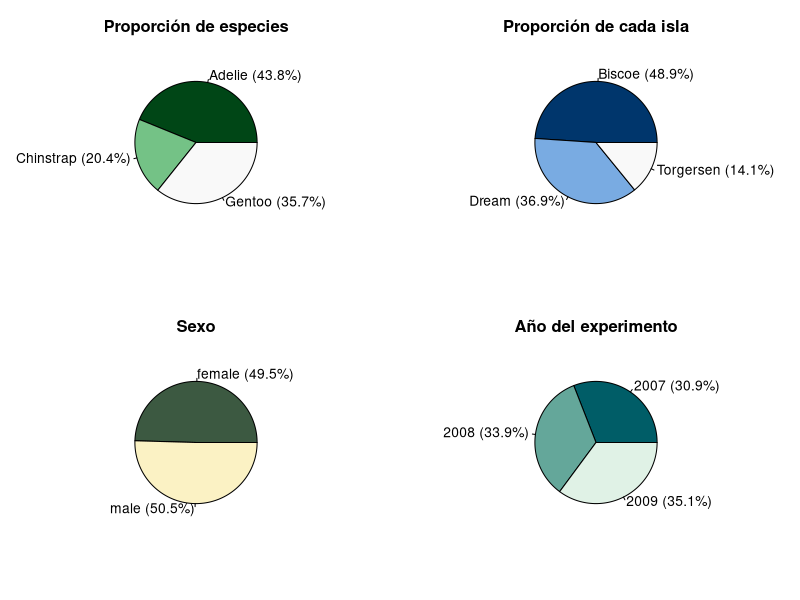
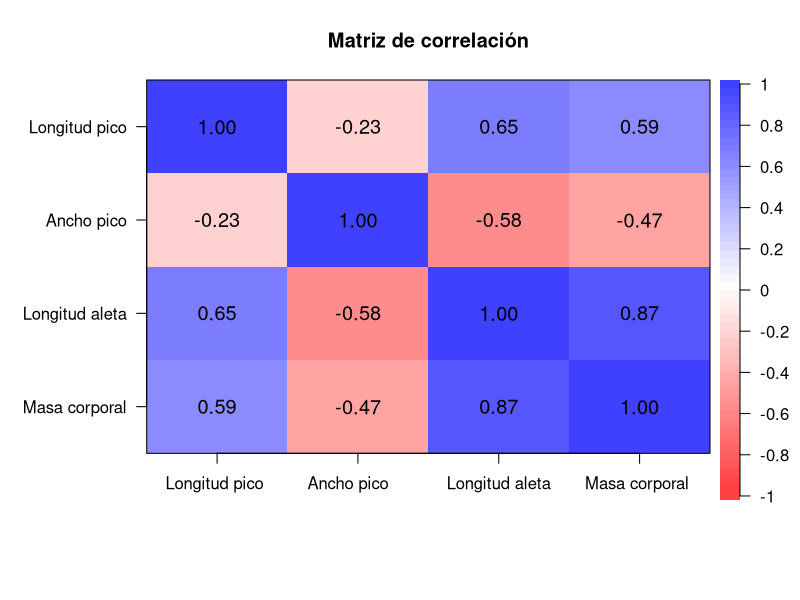
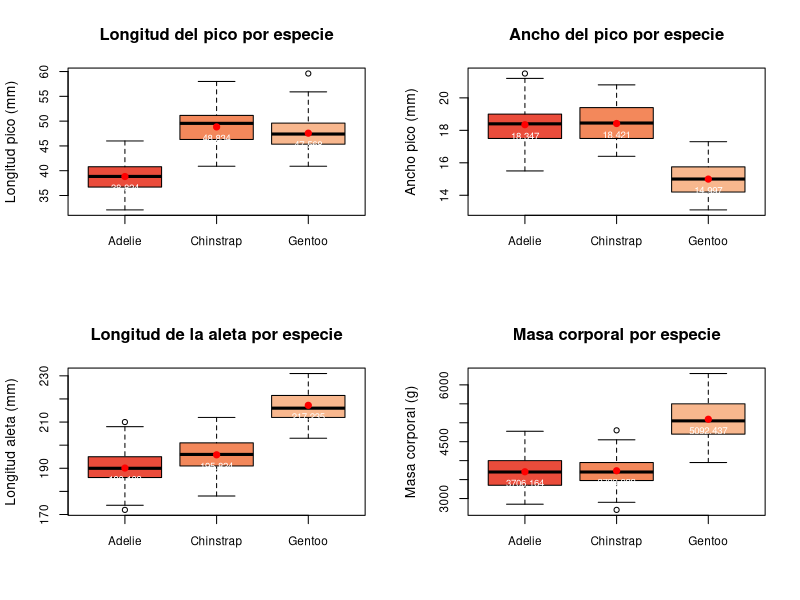
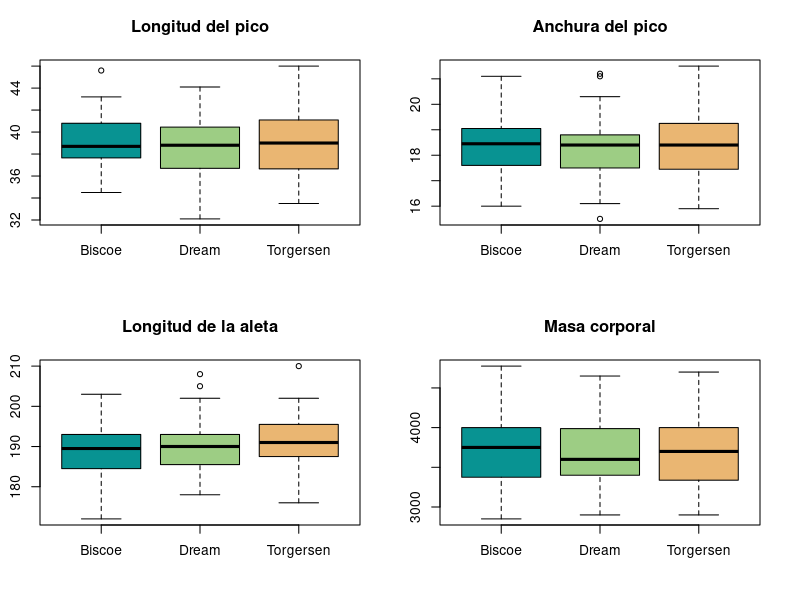
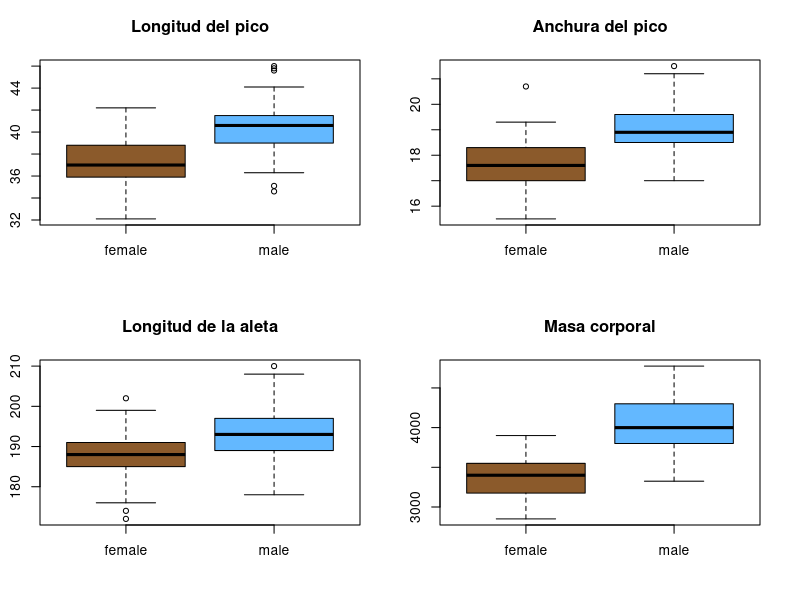
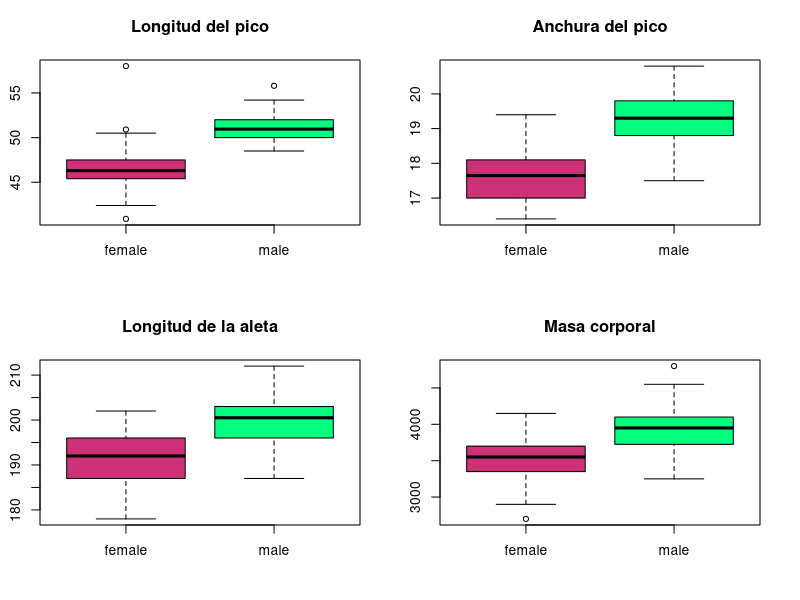
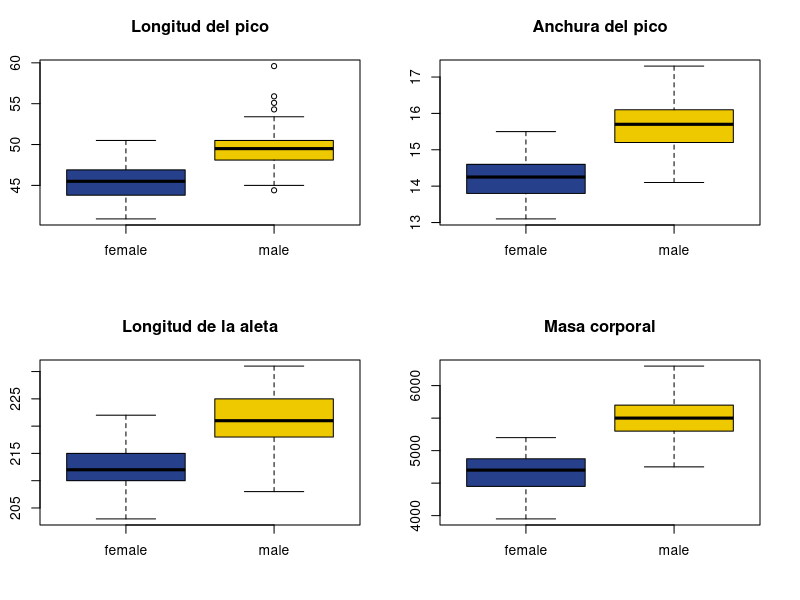

Write R code to recreate these figures, in order.
## ---- chunk 1
library(palmerpenguins)
datos <- data.frame(penguins)
## ---- chunk 2
head(datos)
## ---- chunk 3
count_NA = function(x){
  idx = c()
  for (i in 1:nrow(datos)){
    if (sum(is.na(datos[i,]))!=0) idx[length(idx)+1] = i
  }
  return(idx)
}
datos[count_NA(datos),]
## ---- chunk 4
datos = na.omit(datos)
datos$year = as.factor(datos$year)
summary(datos)
## ---- chunk 5
table(datos$island, datos$species)
## ---- chunk 6
par(plt = c(0.08,0.9,0.25,0.8))
par(mfrow=c(2,2))
pie(table(datos$species), labels = paste0(names(table(datos$species)), " (", round(prop.table(table(datos$species)) * 100, 1), "%)"), col = hcl.colors(3, "Greens 3"), main = "Proporción de especies")
pie(table(datos$island), labels = paste0(names(table(datos$island)), " (", round(prop.table(table(datos$island)) * 100, 1), "%)"), col = hcl.colors(3, "Blues 3"), main = "Proporción de cada isla")
pie(table(datos$sex), labels = paste0(names(table(datos$sex)), " (", round(prop.table(table(datos$sex)) * 100, 1), "%)"), col = hcl.colors(3, "Fall"), main = "Sexo")
pie(table(datos$year), labels = paste0(names(table(datos$year)), " (", round(prop.table(table(datos$year)) * 100, 1), "%)"), col = hcl.colors(3, "Mint"), main = "Año del experimento")
## ---- chunk 7
resumen = function(x){
  Min = min(x)
  Primer_Cuartil = c(quantile(x,0.25, names = FALSE))
  Mediana = median(x)
  Media = mean(x)
  Tercer_Cuartil = c(quantile(x,0.75, names = FALSE))
  Max = max(x)
  Sd = sd(x)
  res = c(Min,Primer_Cuartil,Mediana, Media, Tercer_Cuartil, Max, Sd)
  return( round(res,2))
}

noms = c("Min", "Primer_Cuartil", "Mediana", "Media", "Tercer_Cuartil", "Max", "Sd")

sumary_sd = data.frame(resumen(datos$bill_length_mm),resumen(datos$bill_depth_mm),resumen(datos$flipper_length_mm),resumen(datos$body_mass_g), row.names = noms)

colnames(sumary_sd) = c("Long. Pico", "Ancho Pico", "Long. Aleta", "Masa Corporal")

sumary_sd
## ---- chunk 8
library(psych)
datos2 = datos[,c(-1,-2,-7,-8)] # eliminamos las variables no numéricas
nombres = c("Longitud pico", "Ancho pico", "Longitud aleta", "Masa corporal")
corPlot(datos2, cex = 0.8,  main = "Matriz de correlación", labels = nombres)
## ---- chunk 9
ping_adelie = datos[datos$species=="Adelie",]
ping_chinstrap = datos[datos$species=="Chinstrap",]
ping_gentoo = datos[datos$species=="Gentoo",]
## ---- chunk 10
boxplot(bill_length_mm ~ species, data = datos,
        xlab = "", ylab = "Longitud pico (mm)",
        main = "Longitud del pico por especie", col = hcl.colors(4, "Peach"), cex.axis=0.85)
medias = c(mean(ping_adelie$bill_length_mm), mean(ping_chinstrap$bill_length_mm), 
                  mean(ping_gentoo$bill_length_mm))
# añadimos medias
points(x = 1:length(medias), y = medias, pch = 19, col = "red")
text(x = 1:length(medias), y = medias, labels = round(medias, 3), pos = 1, cex = 0.7,
     col = "white")
## ---- chunk 11
boxplot(bill_depth_mm ~ species, data = datos,
        xlab = "", ylab = "Ancho pico (mm)",
        main = "Ancho del pico por especie", col = hcl.colors(4, "Peach"), cex.axis=0.85)
medias = c(mean(ping_adelie$bill_depth_mm), mean(ping_chinstrap$bill_depth_mm), 
                  mean(ping_gentoo$bill_depth_mm))
# añadimos medias
points(x = 1:length(medias), y = medias, pch = 19, col = "red")
text(x = 1:length(medias), y = medias, labels = round(medias, 3), pos = 1, cex = 0.7,
     col = "white")
## ---- chunk 12
boxplot(flipper_length_mm ~ species, data = datos,
        xlab = "", ylab = "Longitud aleta (mm)",
        main = "Longitud de la aleta por especie", col = hcl.colors(4, "Peach"), cex.axis=0.85)
medias = c(mean(ping_adelie$flipper_length_mm), mean(ping_chinstrap$flipper_length_mm), 
                  mean(ping_gentoo$flipper_length_mm))
# añadimos medias
points(x = 1:length(medias), y = medias, pch = 19, col = "red")
text(x = 1:length(medias), y = medias, labels = round(medias, 3), pos = 1, cex = 0.7,
     col = "white")
## ---- chunk 13
boxplot(body_mass_g ~ species, data = datos,
        xlab = "", ylab = "Masa corporal (g)",
        main = "Masa corporal por especie", col = hcl.colors(4, "Peach"), cex.axis=0.85)
medias = c(mean(ping_adelie$body_mass_g), mean(ping_chinstrap$body_mass_g), 
                  mean(ping_gentoo$body_mass_g))
# añadimos medias
points(x = 1:length(medias), y = medias, pch = 19, col = "red")
text(x = 1:length(medias), y = medias, labels = round(medias, 3), pos = 1, cex = 0.7,
     col = "white")
## ---- chunk 14
par(plt = c(0.1,0.9,0.25,0.8))
par(mfrow=c(2,2))
boxplot(bill_length_mm~island, data = ping_adelie, ylab = " ", main = "Longitud del pico", col = hcl.colors(4, "Temps"), xlab = "")
boxplot(bill_depth_mm~island, data = ping_adelie, ylab = " ", main = "Anchura del pico", col = hcl.colors(4, "Temps"), xlab = "")
boxplot(flipper_length_mm~island, data = ping_adelie, ylab = " ", main = "Longitud de la aleta", col = hcl.colors(4, "Temps"), xlab = "")
boxplot(body_mass_g~island, data = ping_adelie, ylab = " ", main = "Masa corporal", col = hcl.colors(4, "Temps"), xlab = "")
## ---- chunk 15
table(datos$sex, datos$species)
## ---- chunk 16
par(plt = c(0.1,0.9,0.25,0.8))
par(mfrow=c(2,2))
boxplot(bill_length_mm~sex, data = ping_adelie, ylab = " ", main = "Longitud del pico", col = c("tan4", "steelblue1"), xlab = "")
boxplot(bill_depth_mm~sex, data = ping_adelie, ylab = " ", main = "Anchura del pico", col = c("tan4", "steelblue1"), xlab = "")
boxplot(flipper_length_mm~sex, data = ping_adelie, ylab = " ", main = "Longitud de la aleta", col = c("tan4", "steelblue1"), xlab = "")
boxplot(body_mass_g~sex, data = ping_adelie, ylab = " ", main = "Masa corporal", col = c("tan4", "steelblue1"), xlab = "")
## ---- chunk 17
par(plt = c(0.1,0.9,0.25,0.8))
par(mfrow=c(2,2))
boxplot(bill_length_mm~sex, data = ping_chinstrap, ylab = " ", main = "Longitud del pico", col = c('violetred3','springgreen'), xlab = "")
boxplot(bill_depth_mm~sex, data = ping_chinstrap, ylab = " ", main = "Anchura del pico", col = c('violetred3','springgreen'), xlab = "")
boxplot(flipper_length_mm~sex, data = ping_chinstrap, ylab = " ", main = "Longitud de la aleta", col = c('violetred3','springgreen'), xlab = "")
boxplot(body_mass_g~sex, data = ping_chinstrap, ylab = " ", main = "Masa corporal", col = c('violetred3','springgreen'), xlab = "")
## ---- chunk 18
par(plt = c(0.1,0.9,0.25,0.8))
par(mfrow=c(2,2))
boxplot(bill_length_mm~sex, data = ping_gentoo, ylab = " ", main = "Longitud del pico", col = c("royalblue4","gold2"), xlab = "")
boxplot(bill_depth_mm~sex, data = ping_gentoo, ylab = " ", main = "Anchura del pico", col = c("royalblue4","gold2"), xlab = "")
boxplot(flipper_length_mm~sex, data = ping_gentoo, ylab = " ", main = "Longitud de la aleta", col = c("royalblue4","gold2"), xlab = "")
boxplot(body_mass_g~sex, data = ping_gentoo, ylab = " ", main = "Masa corporal", col = c("royalblue4","gold2"), xlab = "")
